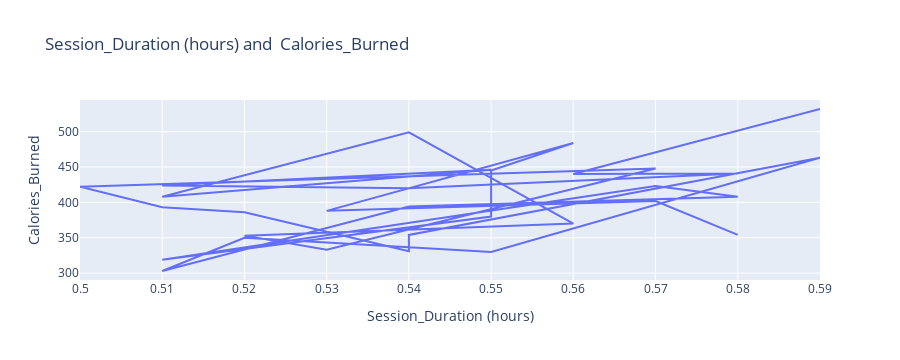

Notebook cell for this chart:
### Code cell
fig1=px.line(df_Session_Duration,x='Session_Duration (hours)',y='Calories_Burned',title='Session_Duration (hours) and  Calories_Burned')
fig1.show()

### Figure 1 — Plotly figure (JSON) as saved in the notebook; plotly's stock layout.template omitted (floating-point values rounded to 4 significant figures)
{"data": [{"hovertemplate": "Session_Duration (hours)=%{x}<br>Calories_Burned=%{y}<extra></extra>", "legendgroup": "", "line": {"color": "#636efa", "dash": "solid"}, "marker": {"symbol": "circle"}, "mode": "lines", "name": "", "orientation": "v", "showlegend": false, "type": "scatter", "x": [0.59, 0.56, 0.58, 0.54, 0.51, 0.55, 0.51, 0.54, 0.56, 0.52, 0.53, 0.57, 0.5, 0.51, 0.52, 0.54, 0.54, 0.59, 0.55, 0.52, 0.51, 0.54, 0.58, 0.57, 0.51, 0.55, 0.55, 0.56, 0.53, 0.57, 0.58], "xaxis": "x", "y": [532, 440, 441, 420, 424, 446, 408, 499, 370, 353, 333, 448, 422, 393, 386, 331, 354, 463, 330, 350, 303, 394, 408, 423, 319, 380, 445, 484, 388, 402, 354], "yaxis": "y"}], "layout": {"height": 360, "legend": {"tracegroupgap": 0}, "title": {"text": "Session_Duration (hours) and  Calories_Burned"}, "xaxis": {"anchor": "y", "autorange": true, "domain": [0, 1], "range": [0.5, 0.59], "title": {"text": "Session_Duration (hours)"}, "type": "linear"}, "yaxis": {"anchor": "x", "autorange": true, "domain": [0, 1], "range": [290.3, 544.7], "title": {"text": "Calories_Burned"}, "type": "linear"}}}
